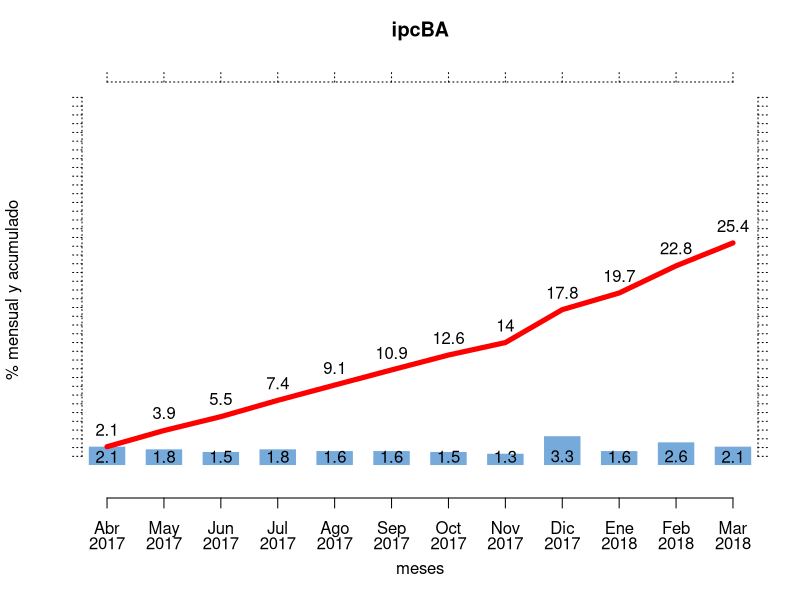

Generate this figure with R:
ipcba <- read.csv("../datasets/IPCBA_.csv", stringsAsFactors=FALSE)
# ipcba <- edit(ipcba)
    gipcba <- ipcba[which(ipcba$anno==2018),]
    gipcba <- ipcba[3:16,]
    gipcba <- tail(ipcba[ !is.na(ipcba[["ipcba"]]), ], n=12L)
    tt <- nrow(gipcba)
    gipcba["ipcba_ant"] <- gipcba[["ipcba"]]/(1 + gipcba[["mensual"]] / 100)
    gipcba["ipcba_ini"] <- rep(gipcba[1,"ipcba_ant"],tt)
    gipcba["ipcba_acu"] <- (gipcba[["ipcba"]] - gipcba[["ipcba_ini"]]) / gipcba[["ipcba_ini"]] * 100

   plot(gipcba$mensual, col = "#75AADB",
         xlab = "meses",
         ylab = "% mensual y acumulado",
         main = "ipcBA\n",
         ylim = c(-2,42),type="h", lwd=35, lend=1, axes=FALSE)
    par(new=TRUE)
    plot(gipcba[["ipcba_acu"]] , ylim = c(-2,42), ylab="", xlab="", axes=FALSE, type="l", lwd=5, col = "#FF0000")
    text(c(1:length(gipcba$mensual)),1,gipcba$mensual)
    text(c(1:length(gipcba[["ipcba_acu"]])),gipcba$ipcba_acu+2,round(gipcba$ipcba_acu, digits=1))
    axis(1, at=1:length(gipcba[["mes"]]) , labels=substr(gipcba[["mes"]],1,3))
    axis(1, at=1:length(gipcba[["anno"]]) , labels=substr(gipcba[["anno"]],1,4), outer=FALSE, pos = c(-5.5,0), tick = FALSE) 
    axis(2, at=1:42 , labels=rep("",42), lty = 3)
    axis(3, at=1:length(gipcba[["anno"]]) , labels=rep("",length(gipcba[["anno"]])), lty = 3)
    axis(4, at=1:42 , labels=rep("",42), lty = 3)


